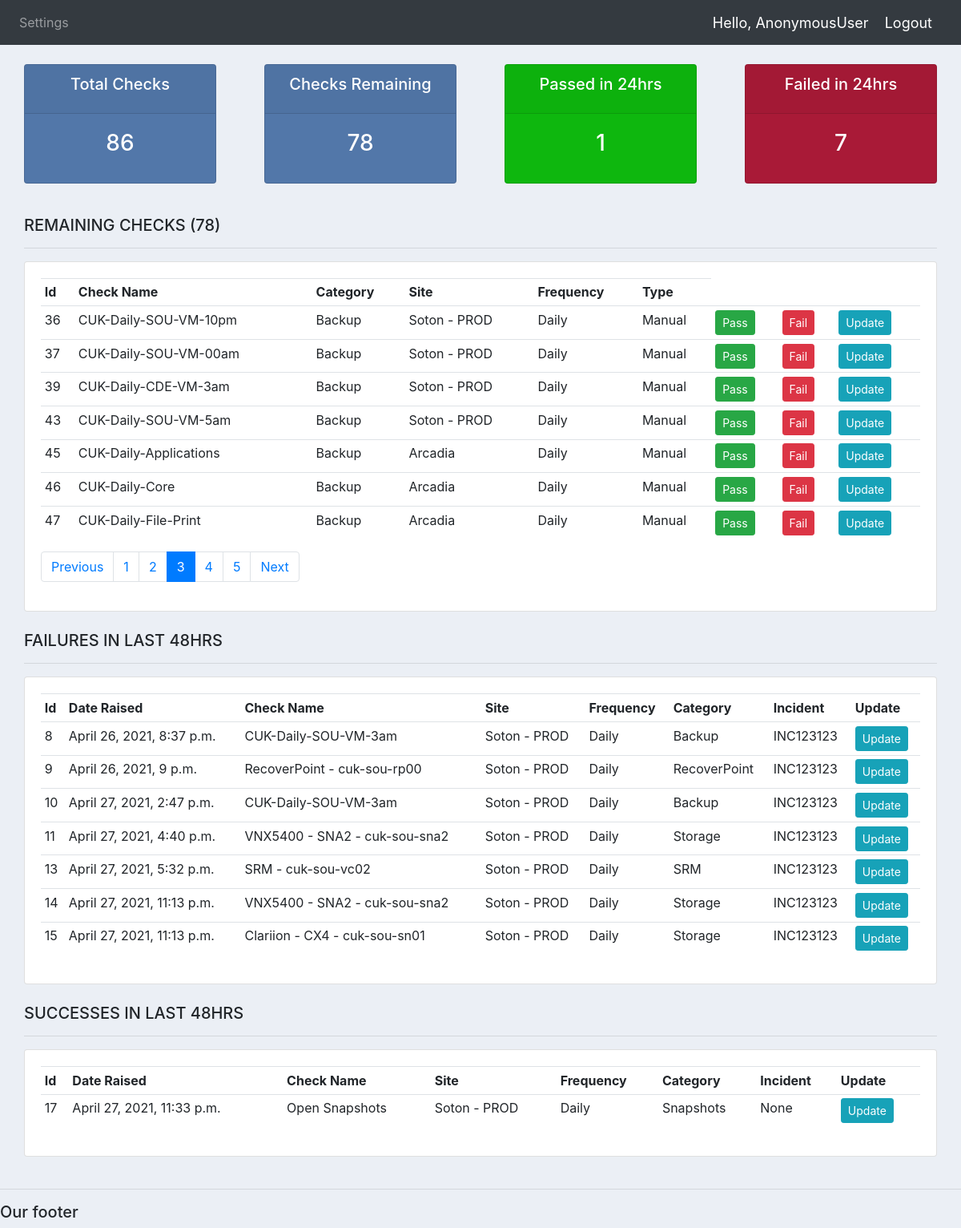
/?page=3, run on the app's committed database.
### main/models.py (models this page shows, shortened)
class Check(models.Model):
    FREQUENCY = (
        ('Daily', 'Daily'),
        ('Weekly', 'Weekly'),
        ('Monthly', 'Monthly'),
    )
    AUTO = (
        ('Manual', 'Manual'),
        ('Email', 'Email'),
        ('Automated', 'Automated'),
    )
    name = models.CharField(max_length=200, null=True)
    check_frequency = models.CharField(max_length=200, null=True, choices=FREQUENCY, default='Daily')
    check_automation = models.CharField(max_length=200, null=True, choices=AUTO, default='Manual')
    category_id = models.ForeignKey(Category, null=True, on_delete=models.SET_NULL)
    site_id = models.ForeignKey(Site, null=True, on_delete=models.SET_NULL)
    team_id = models.ForeignKey(Team, null=True, on_delete=models.SET_NULL)
    tag_id = models.ManyToManyField(Tag)
    def __str__(self):
        return self.name

class Category(models.Model):
    name = models.CharField(max_length=200, null=True)
    def __str__(self):
        return self.name

class Site(models.Model):
    name = models.CharField(max_length=200, null=True)
    def __str__(self):
        return self.name

class Result(models.Model):
    RESULTSTATE = (
        ('Passed', 'Passed'),
        ('Failed', 'Failed'),
    )
    check_id = models.ForeignKey(Check, null=True, on_delete=models.SET_NULL)
    incident_id = models.ForeignKey(Incident, null=True, on_delete=models.SET_NULL)
    category_id = models.ForeignKey(Category, null=True, on_delete=models.SET_NULL)
    site_id = models.ForeignKey(Site, null=True, on_delete=models.SET_NULL)
    status = models.CharField(max_length=200, null=True, choices=RESULTSTATE)
    notes = models.CharField(max_length=500, null=True, default='null')
    date_time = models.DateTimeField(auto_now_add=True, null=True)

class Incident(models.Model):
    name = models.CharField(max_length=200, null=True, default='null')
    def __str__(self):
        return self.name

### main/views.py (the view)
# urls.py: 2. Add a URL to urlpatterns:  path('', views.home, name='home')
def home(request):
    checklist = Check.objects.all()
    total_checks = checklist.count()
    resultlist = Result.objects.all()
    totalfails = Result.objects.filter(status='Failed')
    totalfailscount = totalfails.count()
    totalpass = Result.objects.filter(status='Passed')
    totalpasscount = totalpass.count()
    remaining = Check.objects.exclude(result__status='Passed').exclude(result__status='Failed').order_by('site_id')
    remaining_list = remaining
    paginator = Paginator(remaining_list, 7)
    page_number = request.GET.get('page', 1)
    page = paginator.get_page(page_number)
    if page.has_next():
        next_url = f'?page={page.next_page_number()}'
    else:
        next_url = ''
    if page.has_previous():
        prev_url = f'?page={page.previous_page_number()}'
    else:
        prev_url = ''
    checks_remain_count = total_checks - (Check.objects.filter(result__status='Passed').count() + Check.objects.filter(
        result__status='Failed').count())
    category = Category.objects.all()
    context = {'total_checks': total_checks, 'checklist': checklist, 'resultlist': resultlist, 'totalpass': totalpass,
               'totalfails': totalfails,
               'totalfailscount': totalfailscount, 'totalpasscount': totalpasscount, 'category': category,
               'remaining': remaining, 'checks_remain_count': checks_remain_count, 'page': page,
               'next_page_url': next_url, 'prev_page_url': prev_url}
    return render(request, 'main/dashboard.html', context)

### main/templates/main/dashboard.html (shortened to what this page needs)
{%  extends 'main/main.html' %}
{% block content %}
{%  include 'main/status.html' %}
<br>
<div class="col-md-12">
<h5>REMAINING CHECKS ({{checks_remain_count}})</h5>
<hr>
    <div class="card card-body">
        <table class="table table-sm">
            <tr>
                <th>Id</th>
                <th>Check Name</th>
                <th>Category</th>
                <th>Site</th>
                <th>Frequency</th>
                <th>Type</th>
            </tr>
        {% for result in page.object_list %}
            <tr>
                <td>{{result.id}}</td>
                <td>{{result.name}}</td>
                <td>{{result.category_id}}</td>
                <td>{{result.site_id}}</td>
                <td>{{result.check_frequency}}</td>
                <td>{{result.check_automation}}</td>
                <td><a class="btn btn-sm btn-success" href="{% url 'result_create' %}">Pass</a></td>
                <td><a class="btn btn-sm btn-danger" href="{% url 'result_create' %}">Fail</a></td>
                <td><a class="btn btn-sm btn-info" href="{% url 'result_create' %}">Update</a></td>
            </tr>
        {% endfor %}
        </table>
        <nav aria-label="...">
            <ul class="pagination">
                <li class="page-item {% if not prev_page_url %} disabled {% endif %}">
                    <a class="page-link" href="{{ prev_page_url }}" tabindex="-1" aria-disabled="true">Previous</a>
                </li>
                {% for n in page.paginator.page_range %}
                        {% if page.number == n %}
                            <li class="page-item active">
                            <a class="page-link" href="?page={{ n }}">{{ n }}</a>
                        </li>
                        {% elif n > page.number|add:-3 and n < page.number|add:3 %}
                        <li class="page-item">
                            <a class="page-link" href="?page={{ n }}">{{ n }}</a>
                            </li>
                        {% endif %}
                {% endfor %}
                <li class="page-item {% if not next_page_url %} disabled {% endif %}">
                    <a class="page-link" href="{{ next_page_url }}">Next</a>
                </li>
            </ul>
        </nav>
    </div>
</div>
<br>
<div class="col-md-12">
<h5>FAILURES IN LAST 48HRS</h5>
<hr>
    <div class="card card-body">
        <table class="table table-sm">
            <tr>
                <th>Id</th>
                <th>Date Raised</th>
                <th>Check Name</th>
                <th>Site</th>
                <th>Frequency</th>
                <th>Category</th>
                <th>Incident</th>
                <th>Update</th>
            </tr>
        {% for result in totalfails %}
            <tr>
                <td>{{result.id}}</td>
                <td>{{result.date_time}}</td>
                <td>{{result.check_id}}</td>
                <td>{{result.check_id.site_id}}</td>
                <td>{{result.check_id.check_frequency}}</td>
                <td>{{result.check_id.category_id}}</td>
                <td>{{result.incident_id}}</td>
                <td><a class="btn btn-sm btn-info" href="{% url 'result_update' result.id %}">Update</a></td>
            </tr>
        {% endfor %}
        </table>
    </div>
</div>
    <br>
<div class="col-md-12">
<h5>SUCCESSES IN LAST 48HRS</h5>
<hr>
    <div class="card card-body">
        <table class="table table-sm">
            <tr>
                <th>Id</th>
                <th>Date Raised</th>
                <th>Check Name</th>
                <th>Site</th>
                <th>Frequency</th>
                <th>Category</th>
                <th>Incident</th>
                <th>Update</th>
            </tr>
        {% for result in totalpass %}
            <tr>
                <td>{{result.id}}</td>
                <td>{{result.date_time}}</td>
                <td>{{result.check_id}}</td>
                <td>{{result.check_id.site_id}}</td>
                <td>{{result.check_id.check_frequency}}</td>
                <td>{{result.check_id.category_id}}</td>
                <td>{{result.incident_id}}</td>
                <td><a class="btn btn-sm btn-info" href="{% url 'result_update' result.id %}">Update</a></td>
            </tr>
        {% endfor %}
        </table>
    </div>
</div>
<br>
{% endblock %}

### static/css/main.css (style rules this page uses)
body { background-color: #ebeff5; }

### data on the page
Check: id "36", name "CUK-Daily-SOU-VM-10pm", category_id "Backup", site_id "Soton - PROD", check_frequency "Daily", check_automation "Manual"
Check: id "37", name "CUK-Daily-SOU-VM-00am", category_id "Backup", site_id "Soton - PROD", check_frequency "Daily", check_automation "Manual"
Check: id "39", name "CUK-Daily-CDE-VM-3am", category_id "Backup", site_id "Soton - PROD", check_frequency "Daily", check_automation "Manual"
Check: id "43", name "CUK-Daily-SOU-VM-5am", category_id "Backup", site_id "Soton - PROD", check_frequency "Daily", check_automation "Manual"
Check: id "45", name "CUK-Daily-Applications", category_id "Backup", site_id "Arcadia", check_frequency "Daily", check_automation "Manual"
Check: id "46", name "CUK-Daily-Core", category_id "Backup", site_id "Arcadia", check_frequency "Daily", check_automation "Manual"
Check: id "47", name "CUK-Daily-File-Print", category_id "Backup", site_id "Arcadia", check_frequency "Daily", check_automation "Manual"
Result: id "8", date_time "April 26, 2021, 8:37 p.m.", check_id "CUK-Daily-SOU-VM-3am", check_id.site_id "Soton - PROD", check_id.check_frequency "Daily", check_id.category_id "Backup", incident_id "INC123123"
Result: id "9", date_time "April 26, 2021, 9 p.m.", check_id "RecoverPoint - cuk-sou-rp00", check_id.site_id "Soton - PROD", check_id.check_frequency "Daily", check_id.category_id "RecoverPoint", incident_id "INC123123"
Result: id "10", date_time "April 27, 2021, 2:47 p.m.", check_id "CUK-Daily-SOU-VM-3am", check_id.site_id "Soton - PROD", check_id.check_frequency "Daily", check_id.category_id "Backup", incident_id "INC123123"
Result: id "11", date_time "April 27, 2021, 4:40 p.m.", check_id "VNX5400 - SNA2 - cuk-sou-sna2", check_id.site_id "Soton - PROD", check_id.check_frequency "Daily", check_id.category_id "Storage", incident_id "INC123123"
Result: id "13", date_time "April 27, 2021, 5:32 p.m.", check_id "SRM - cuk-sou-vc02", check_id.site_id "Soton - PROD", check_id.check_frequency "Daily", check_id.category_id "SRM", incident_id "INC123123"
Result: id "14", date_time "April 27, 2021, 11:13 p.m.", check_id "VNX5400 - SNA2 - cuk-sou-sna2", check_id.site_id "Soton - PROD", check_id.check_frequency "Daily", check_id.category_id "Storage", incident_id "INC123123"
Result: id "15", date_time "April 27, 2021, 11:13 p.m.", check_id "Clariion - CX4 - cuk-sou-sn01", check_id.site_id "Soton - PROD", check_id.check_frequency "Daily", check_id.category_id "Storage", incident_id "INC123123"
Result: id "17", date_time "April 27, 2021, 11:33 p.m.", check_id "Open Snapshots", check_id.site_id "Soton - PROD", check_id.check_frequency "Daily", check_id.category_id "Snapshots", incident_id "None"

### other printed values
{{ request.user }} "AnonymousUser"
{{ total_checks }} "86"
{{ checks_remain_count }} "78"
{{ totalpasscount }} "1"
{{ totalfailscount }} "7"
{{ n }} "1" "2" "4" "5"
{{ n }} "3"
